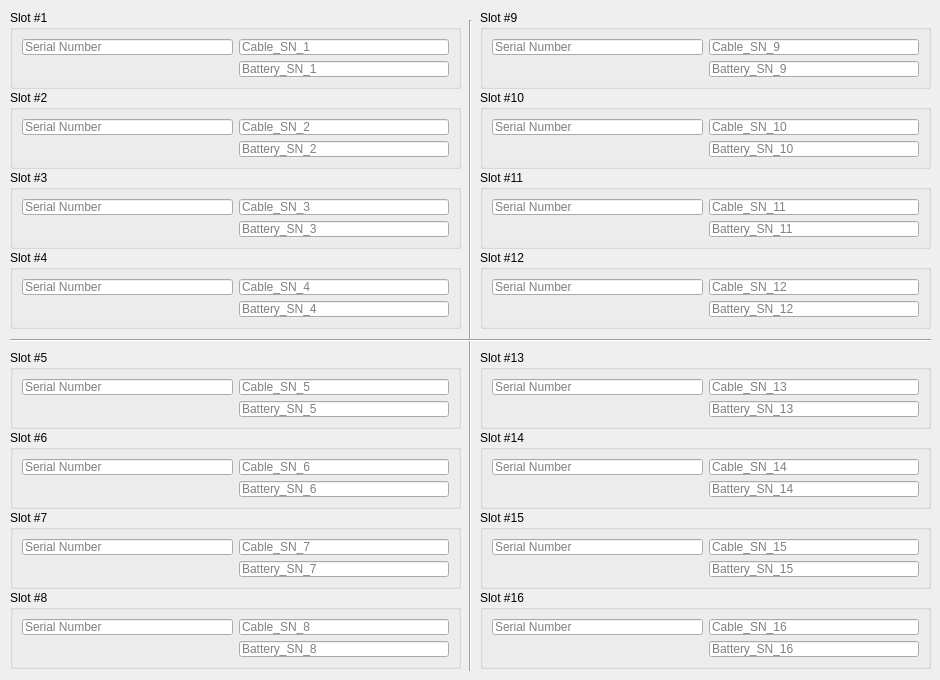
   <widget class="QWidget" name="tab_EB2">
    <attribute name="title">
     <string>Erie #2</string>
    </attribute>
    <widget class="QGroupBox" name="groupBox2_4">
     <property name="geometry">
      <rect>
       <x>10</x>
       <y>250</y>
       <width>451</width>
       <height>79</height>
      </rect>
     </property>
     <property name="sizePolicy">
      <sizepolicy hsizetype="Preferred" vsizetype="Fixed">
       <horstretch>0</horstretch>
       <verstretch>0</verstretch>
      </sizepolicy>
     </property>
     <property name="title">
      <string>Slot #4</string>
     </property>
     <layout class="QGridLayout" name="gridLayout_20">
      <item row="0" column="0">
       <widget class="QLineEdit" name="sn_lineEdit_2_4">
        <property name="maxLength">
         <number>33</number>
        </property>
        <property name="placeholderText">
         <string>Serial Number</string>
        </property>
       </widget>
      </item>
      <item row="0" column="1">
       <widget class="QLineEdit" name="CablelineEdit_2_4">
        <property name="placeholderText">
         <string>Cable_SN_4</string>
        </property>
       </widget>
      </item>
      <item row="1" column="0">
       <widget class="QLabel" name="label_2_4">
        <property name="font">
         <font>
          <pointsize>12</pointsize>
         </font>
        </property>
        <property name="text">
         <string/>
        </property>
       </widget>
      </item>
      <item row="1" column="1">
       <widget class="QLineEdit" name="BatterylineEdit_2_4">
        <property name="placeholderText">
         <string>Battery_SN_4</string>
        </property>
       </widget>
      </item>
     </layout>
    </widget>
    <widget class="QGroupBox" name="groupBox2_16">
     <property name="geometry">
      <rect>
       <x>480</x>
       <y>590</y>
       <width>451</width>
       <height>79</height>
      </rect>
     </property>
     <property name="sizePolicy">
      <sizepolicy hsizetype="Preferred" vsizetype="Fixed">
       <horstretch>0</horstretch>
       <verstretch>0</verstretch>
      </sizepolicy>
     </property>
     <property name="title">
      <string>Slot #16</string>
     </property>
     <layout class="QGridLayout" name="gridLayout_21">
      <item row="0" column="0">
       <widget class="QLineEdit" name="sn_lineEdit_2_16">
        <property name="maxLength">
         <number>33</number>
        </property>
        <property name="placeholderText">
         <string>Serial Number</string>
        </property>
       </widget>
      </item>
      <item row="0" column="1">
       <widget class="QLineEdit" name="CablelineEdit_2_16">
        <property name="placeholderText">
         <string>Cable_SN_16</string>
        </property>
       </widget>
      </item>
      <item row="1" column="0">
       <widget class="QLabel" name="label_2_16">
        <property name="font">
         <font>
          <pointsize>12</pointsize>
         </font>
        </property>
        <property name="text">
         <string/>
        </property>
       </widget>
      </item>
      <item row="1" column="1">
       <widget class="QLineEdit" name="BatterylineEdit_2_16">
        <property name="placeholderText">
         <string>Battery_SN_16</string>
        </property>
       </widget>
      </item>
     </layout>
    </widget>
    <widget class="QGroupBox" name="groupBox2_13">
     <property name="geometry">
      <rect>
       <x>480</x>
       <y>350</y>
       <width>451</width>
       <height>79</height>
      </rect>
     </property>
     <property name="sizePolicy">
      <sizepolicy hsizetype="Preferred" vsizetype="Fixed">
       <horstretch>0</horstretch>
       <verstretch>0</verstretch>
      </sizepolicy>
     </property>
     <property name="title">
      <string>Slot #13</string>
     </property>
     <layout class="QGridLayout" name="gridLayout_22">
      <item row="0" column="0">
       <widget class="QLineEdit" name="sn_lineEdit_2_13">
        <property name="acceptDrops">
         <bool>true</bool>
        </property>
        <property name="text">
         <string/>
        </property>
        <property name="maxLength">
         <number>33</number>
        </property>
        <property name="placeholderText">
         <string>Serial Number</string>
        </property>
       </widget>
      </item>
      <item row="0" column="1">
       <widget class="QLineEdit" name="CablelineEdit_2_13">
        <property name="placeholderText">
         <string>Cable_SN_13</string>
        </property>
       </widget>
      </item>
      <item row="1" column="0">
       <widget class="QLabel" name="label_2_13">
        <property name="font">
         <font>
          <pointsize>12</pointsize>
         </font>
        </property>
        <property name="text">
         <string/>
        </property>
       </widget>
      </item>
      <item row="1" column="1">
       <widget class="QLineEdit" name="BatterylineEdit_2_13">
        <property name="placeholderText">
         <string>Battery_SN_13</string>
        </property>
       </widget>
      </item>
     </layout>
    </widget>
    <widget class="QGroupBox" name="groupBox2_6">
     <property name="geometry">
      <rect>
       <x>10</x>
       <y>430</y>
       <width>451</width>
       <height>79</height>
      </rect>
     </property>
     <property name="sizePolicy">
      <sizepolicy hsizetype="Preferred" vsizetype="Fixed">
       <horstretch>0</horstretch>
       <verstretch>0</verstretch>
      </sizepolicy>
     </property>
     <property name="title">
      <string>Slot #6</string>
     </property>
     <layout class="QGridLayout" name="gridLayout_23">
      <item row="0" column="0">
       <widget class="QLineEdit" name="sn_lineEdit_2_6">
        <property name="maxLength">
         <number>33</number>
        </property>
        <property name="placeholderText">
         <string>Serial Number</string>
        </property>
       </widget>
      </item>
      <item row="0" column="1">
       <widget class="QLineEdit" name="CablelineEdit_2_6">
        <property name="placeholderText">
         <string>Cable_SN_6</string>
        </property>
       </widget>
      </item>
      <item row="1" column="0">
       <widget class="QLabel" name="label_2_6">
        <property name="font">
         <font>
          <pointsize>12</pointsize>
         </font>
        </property>
        <property name="text">
         <string/>
        </property>
       </widget>
      </item>
      <item row="1" column="1">
       <widget class="QLineEdit" name="BatterylineEdit_2_6">
        <property name="placeholderText">
         <string>Battery_SN_6</string>
        </property>
       </widget>
      </item>
     </layout>
    </widget>
    <widget class="QGroupBox" name="groupBox2_15">
     <property name="geometry">
      <rect>
       <x>480</x>
       <y>510</y>
       <width>451</width>
       <height>79</height>
      </rect>
     </property>
     <property name="sizePolicy">
      <sizepolicy hsizetype="Preferred" vsizetype="Fixed">
       <horstretch>0</horstretch>
       <verstretch>0</verstretch>
      </sizepolicy>
     </property>
     <property name="title">
      <string>Slot #15</string>
     </property>
     <layout class="QGridLayout" name="gridLayout_24">
      <item row="0" column="0">
       <widget class="QLineEdit" name="sn_lineEdit_2_15">
        <property name="maxLength">
         <number>33</number>
        </property>
        <property name="placeholderText">
         <string>Serial Number</string>
        </property>
       </widget>
      </item>
      <item row="0" column="1">
       <widget class="QLineEdit" name="CablelineEdit_2_15">
        <property name="placeholderText">
         <string>Cable_SN_15</string>
        </property>
       </widget>
      </item>
      <item row="1" column="0">
       <widget class="QLabel" name="label_2_15">
        <property name="font">
         <font>
          <pointsize>12</pointsize>
         </font>
        </property>
        <property name="text">
         <string/>
        </property>
       </widget>
      </item>
      <item row="1" column="1">
       <widget class="QLineEdit" name="BatterylineEdit_2_15">
        <property name="placeholderText">
         <string>Battery_SN_15</string>
        </property>
       </widget>
      </item>
     </layout>
    </widget>
    <widget class="QGroupBox" name="groupBox2_2">
     <property name="geometry">
      <rect>
       <x>10</x>
       <y>90</y>
       <width>451</width>
       <height>79</height>
      </rect>
     </property>
     <property name="sizePolicy">
      <sizepolicy hsizetype="Preferred" vsizetype="Fixed">
       <horstretch>0</horstretch>
       <verstretch>0</verstretch>
      </sizepolicy>
     </property>
     <property name="title">
      <string>Slot #2</string>
     </property>
     <layout class="QGridLayout" name="gridLayout_25">
      <item row="0" column="0">
       <widget class="QLineEdit" name="sn_lineEdit_2_2">
        <property name="maxLength">
         <number>33</number>
        </property>
        <property name="placeholderText">
         <string>Serial Number</string>
        </property>
       </widget>
      </item>
      <item row="0" column="1">
       <widget class="QLineEdit" name="CablelineEdit_2_2">
        <property name="placeholderText">
         <string>Cable_SN_2</string>
        </property>
       </widget>
      </item>
      <item row="1" column="0">
       <widget class="QLabel" name="label_2_2">
        <property name="font">
         <font>
          <pointsize>12</pointsize>
         </font>
        </property>
        <property name="text">
         <string/>
        </property>
       </widget>
      </item>
      <item row="1" column="1">
       <widget class="QLineEdit" name="BatterylineEdit_2_2">
        <property name="placeholderText">
         <string>Battery_SN_2</string>
        </property>
       </widget>
      </item>
     </layout>
    </widget>
    <widget class="QGroupBox" name="groupBox2_5">
     <property name="geometry">
      <rect>
       <x>10</x>
       <y>350</y>
       <width>451</width>
       <height>79</height>
      </rect>
     </property>
     <property name="sizePolicy">
      <sizepolicy hsizetype="Preferred" vsizetype="Fixed">
       <horstretch>0</horstretch>
       <verstretch>0</verstretch>
      </sizepolicy>
     </property>
     <property name="title">
      <string>Slot #5</string>
     </property>
     <layout class="QGridLayout" name="gridLayout_26">
      <item row="0" column="0">
       <widget class="QLineEdit" name="sn_lineEdit_2_5">
        <property name="acceptDrops">
         <bool>true</bool>
        </property>
        <property name="text">
         <string/>
        </property>
        <property name="maxLength">
         <number>33</number>
        </property>
        <property name="placeholderText">
         <string>Serial Number</string>
        </property>
       </widget>
      </item>
      <item row="0" column="1">
       <widget class="QLineEdit" name="CablelineEdit_2_5">
        <property name="placeholderText">
         <string>Cable_SN_5</string>
        </property>
       </widget>
      </item>
      <item row="1" column="0">
       <widget class="QLabel" name="label_2_5">
        <property name="font">
         <font>
          <pointsize>12</pointsize>
         </font>
        </property>
        <property name="text">
         <string/>
        </property>
       </widget>
      </item>
      <item row="1" column="1">
       <widget class="QLineEdit" name="BatterylineEdit_2_5">
        <property name="placeholderText">
         <string>Battery_SN_5</string>
        </property>
       </widget>
      </item>
     </layout>
    </widget>
    <widget class="QGroupBox" name="groupBox2_9">
     <property name="geometry">
      <rect>
       <x>480</x>
       <y>10</y>
       <width>451</width>
       <height>79</height>
      </rect>
     </property>
     <property name="sizePolicy">
      <sizepolicy hsizetype="Preferred" vsizetype="Fixed">
       <horstretch>0</horstretch>
       <verstretch>0</verstretch>
      </sizepolicy>
     </property>
     <property name="title">
      <string>Slot #9</string>
     </property>
     <layout class="QGridLayout" name="gridLayout_27">
      <item row="0" column="0">
       <widget class="QLineEdit" name="sn_lineEdit_2_9">
        <property name="acceptDrops">
         <bool>true</bool>
        </property>
        <property name="text">
         <string/>
        </property>
        <property name="maxLength">
         <number>33</number>
        </property>
        <property name="placeholderText">
         <string>Serial Number</string>
        </property>
       </widget>
      </item>
      <item row="0" column="1">
       <widget class="QLineEdit" name="CablelineEdit_2_9">
        <property name="placeholderText">
         <string>Cable_SN_9</string>
        </property>
       </widget>
      </item>
      <item row="1" column="0">
       <widget class="QLabel" name="label_2_9">
        <property name="font">
         <font>
          <pointsize>12</pointsize>
         </font>
        </property>
        <property name="text">
         <string/>
        </property>
       </widget>
      </item>
      <item row="1" column="1">
       <widget class="QLineEdit" name="BatterylineEdit_2_9">
        <property name="placeholderText">
         <string>Battery_SN_9</string>
        </property>
       </widget>
      </item>
     </layout>
    </widget>
    <widget class="QGroupBox" name="groupBox2_8">
     <property name="geometry">
      <rect>
       <x>10</x>
       <y>590</y>
       <width>451</width>
       <height>79</height>
      </rect>
     </property>
     <property name="sizePolicy">
      <sizepolicy hsizetype="Preferred" vsizetype="Fixed">
       <horstretch>0</horstretch>
       <verstretch>0</verstretch>
      </sizepolicy>
     </property>
     <property name="title">
      <string>Slot #8</string>
     </property>
     <layout class="QGridLayout" name="gridLayout_28">
      <item row="0" column="0">
       <widget class="QLineEdit" name="sn_lineEdit_2_8">
        <property name="maxLength">
         <number>33</number>
        </property>
        <property name="placeholderText">
         <string>Serial Number</string>
        </property>
       </widget>
      </item>
      <item row="0" column="1">
       <widget class="QLineEdit" name="CablelineEdit_2_8">
        <property name="placeholderText">
         <string>Cable_SN_8</string>
        </property>
       </widget>
      </item>
      <item row="1" column="0">
       <widget class="QLabel" name="label_2_8">
        <property name="font">
         <font>
          <pointsize>12</pointsize>
         </font>
        </property>
        <property name="text">
         <string/>
        </property>
       </widget>
      </item>
      <item row="1" column="1">
       <widget class="QLineEdit" name="BatterylineEdit_2_8">
        <property name="placeholderText">
         <string>Battery_SN_8</string>
        </property>
       </widget>
      </item>
     </layout>
    </widget>
    <widget class="QGroupBox" name="groupBox2_10">
     <property name="geometry">
      <rect>
       <x>480</x>
       <y>90</y>
       <width>451</width>
       <height>79</height>
      </rect>
     </property>
     <property name="sizePolicy">
      <sizepolicy hsizetype="Preferred" vsizetype="Fixed">
       <horstretch>0</horstretch>
       <verstretch>0</verstretch>
      </sizepolicy>
     </property>
     <property name="title">
      <string>Slot #10</string>
     </property>
     <layout class="QGridLayout" name="gridLayout_29">
      <item row="0" column="0">
       <widget class="QLineEdit" name="sn_lineEdit_2_10">
        <property name="maxLength">
         <number>33</number>
        </property>
        <property name="placeholderText">
         <string>Serial Number</string>
        </property>
       </widget>
      </item>
      <item row="0" column="1">
       <widget class="QLineEdit" name="CablelineEdit_2_10">
        <property name="placeholderText">
         <string>Cable_SN_10</string>
        </property>
       </widget>
      </item>
      <item row="1" column="0">
       <widget class="QLabel" name="label_2_10">
        <property name="font">
         <font>
          <pointsize>12</pointsize>
         </font>
        </property>
        <property name="text">
         <string/>
        </property>
       </widget>
      </item>
      <item row="1" column="1">
       <widget class="QLineEdit" name="BatterylineEdit_2_10">
        <property name="placeholderText">
         <string>Battery_SN_10</string>
        </property>
       </widget>
      </item>
     </layout>
    </widget>
    <widget class="QGroupBox" name="groupBox2_1">
     <property name="geometry">
      <rect>
       <x>10</x>
       <y>10</y>
       <width>451</width>
       <height>79</height>
      </rect>
     </property>
     <property name="sizePolicy">
      <sizepolicy hsizetype="Preferred" vsizetype="Fixed">
       <horstretch>0</horstretch>
       <verstretch>0</verstretch>
      </sizepolicy>
     </property>
     <property name="title">
      <string>Slot #1</string>
     </property>
     <layout class="QGridLayout" name="gridLayout_30">
      <item row="0" column="0">
       <widget class="QLineEdit" name="sn_lineEdit_2_1">
        <property name="acceptDrops">
         <bool>true</bool>
        </property>
        <property name="text">
         <string/>
        </property>
        <property name="maxLength">
         <number>33</number>
        </property>
        <property name="placeholderText">
         <string>Serial Number</string>
        </property>
       </widget>
      </item>
      <item row="0" column="1">
       <widget class="QLineEdit" name="CablelineEdit_2_1">
        <property name="placeholderText">
         <string>Cable_SN_1</string>
        </property>
       </widget>
      </item>
      <item row="1" column="0">
       <widget class="QLabel" name="label_2_1">
        <property name="font">
         <font>
          <pointsize>12</pointsize>
         </font>
        </property>
        <property name="text">
         <string/>
        </property>
       </widget>
      </item>
      <item row="1" column="1">
       <widget class="QLineEdit" name="BatterylineEdit_2_1">
        <property name="placeholderText">
         <string>Battery_SN_1</string>
        </property>
       </widget>
      </item>
     </layout>
    </widget>
    <widget class="Line" name="line_4">
     <property name="geometry">
      <rect>
       <x>460</x>
       <y>20</y>
       <width>20</width>
       <height>651</height>
      </rect>
     </property>
     <property name="orientation">
      <enum>Qt::Vertical</enum>
     </property>
    </widget>
    <widget class="Line" name="line_3">
     <property name="geometry">
      <rect>
       <x>10</x>
       <y>330</y>
       <width>921</width>
       <height>20</height>
      </rect>
     </property>
     <property name="orientation">
      <enum>Qt::Horizontal</enum>
     </property>
    </widget>
    <widget class="QGroupBox" name="groupBox2_11">
     <property name="geometry">
      <rect>
       <x>480</x>
       <y>170</y>
       <width>451</width>
       <height>79</height>
      </rect>
     </property>
     <property name="sizePolicy">
      <sizepolicy hsizetype="Preferred" vsizetype="Fixed">
       <horstretch>0</horstretch>
       <verstretch>0</verstretch>
      </sizepolicy>
     </property>
     <property name="title">
      <string>Slot #11</string>
     </property>
     <layout class="QGridLayout" name="gridLayout_31">
      <item row="0" column="0">
       <widget class="QLineEdit" name="sn_lineEdit_2_11">
        <property name="maxLength">
         <number>33</number>
        </property>
        <property name="placeholderText">
         <string>Serial Number</string>
        </property>
       </widget>
      </item>
      <item row="0" column="1">
       <widget class="QLineEdit" name="CablelineEdit_2_11">
        <property name="placeholderText">
         <string>Cable_SN_11</string>
        </property>
       </widget>
      </item>
      <item row="1" column="0">
       <widget class="QLabel" name="label_2_11">
        <property name="font">
         <font>
          <pointsize>12</pointsize>
         </font>
        </property>
        <property name="text">
         <string/>
        </property>
       </widget>
      </item>
      <item row="1" column="1">
       <widget class="QLineEdit" name="BatterylineEdit_2_11">
        <property name="placeholderText">
         <string>Battery_SN_11</string>
        </property>
       </widget>
      </item>
     </layout>
    </widget>
    <widget class="QGroupBox" name="groupBox2_3">
     <property name="geometry">
      <rect>
       <x>10</x>
       <y>170</y>
       <width>451</width>
       <height>79</height>
      </rect>
     </property>
     <property name="sizePolicy">
      <sizepolicy hsizetype="Preferred" vsizetype="Fixed">
       <horstretch>0</horstretch>
       <verstretch>0</verstretch>
      </sizepolicy>
     </property>
     <property name="title">
      <string>Slot #3</string>
     </property>
     <layout class="QGridLayout" name="gridLayout_32">
      <item row="0" column="0">
       <widget class="QLineEdit" name="sn_lineEdit_2_3">
        <property name="maxLength">
         <number>33</number>
        </property>
        <property name="placeholderText">
         <string>Serial Number</string>
        </property>
       </widget>
      </item>
      <item row="0" column="1">
       <widget class="QLineEdit" name="CablelineEdit_2_3">
        <property name="placeholderText">
         <string>Cable_SN_3</string>
        </property>
       </widget>
      </item>
      <item row="1" column="0">
       <widget class="QLabel" name="label_2_3">
        <property name="font">
         <font>
          <pointsize>12</pointsize>
         </font>
        </property>
        <property name="text">
         <string/>
        </property>
       </widget>
      </item>
      <item row="1" column="1">
       <widget class="QLineEdit" name="BatterylineEdit_2_3">
        <property name="placeholderText">
         <string>Battery_SN_3</string>
        </property>
       </widget>
      </item>
     </layout>
    </widget>
    <widget class="QGroupBox" name="groupBox2_7">
     <property name="geometry">
      <rect>
       <x>10</x>
       <y>510</y>
       <width>451</width>
       <height>79</height>
      </rect>
     </property>
     <property name="sizePolicy">
      <sizepolicy hsizetype="Preferred" vsizetype="Fixed">
       <horstretch>0</horstretch>
       <verstretch>0</verstretch>
      </sizepolicy>
     </property>
     <property name="title">
      <string>Slot #7</string>
     </property>
     <layout class="QGridLayout" name="gridLayout_33">
      <item row="0" column="0">
       <widget class="QLineEdit" name="sn_lineEdit_2_7">
        <property name="maxLength">
         <number>33</number>
        </property>
        <property name="placeholderText">
         <string>Serial Number</string>
        </property>
       </widget>
      </item>
      <item row="0" column="1">
       <widget class="QLineEdit" name="CablelineEdit_2_7">
        <property name="placeholderText">
         <string>Cable_SN_7</string>
        </property>
       </widget>
      </item>
      <item row="1" column="0">
       <widget class="QLabel" name="label_2_7">
        <property name="font">
         <font>
          <pointsize>12</pointsize>
         </font>
        </property>
        <property name="text">
         <string/>
        </property>
       </widget>
      </item>
      <item row="1" column="1">
       <widget class="QLineEdit" name="BatterylineEdit_2_7">
        <property name="placeholderText">
         <string>Battery_SN_7</string>
        </property>
       </widget>
      </item>
     </layout>
    </widget>
    <widget class="QGroupBox" name="groupBox2_14">
     <property name="geometry">
      <rect>
       <x>480</x>
       <y>430</y>
       <width>451</width>
       <height>79</height>
      </rect>
     </property>
     <property name="sizePolicy">
      <sizepolicy hsizetype="Preferred" vsizetype="Fixed">
       <horstretch>0</horstretch>
       <verstretch>0</verstretch>
      </sizepolicy>
     </property>
     <property name="title">
      <string>Slot #14</string>
     </property>
     <layout class="QGridLayout" name="gridLayout_34">
      <item row="0" column="0">
       <widget class="QLineEdit" name="sn_lineEdit_2_14">
        <property name="maxLength">
         <number>33</number>
        </property>
        <property name="placeholderText">
         <string>Serial Number</string>
        </property>
       </widget>
      </item>
      <item row="0" column="1">
       <widget class="QLineEdit" name="CablelineEdit_2_14">
        <property name="placeholderText">
         <string>Cable_SN_14</string>
        </property>
       </widget>
      </item>
      <item row="1" column="0">
       <widget class="QLabel" name="label_2_14">
        <property name="font">
         <font>
          <pointsize>12</pointsize>
         </font>
        </property>
        <property name="text">
         <string/>
        </property>
       </widget>
      </item>
      <item row="1" column="1">
       <widget class="QLineEdit" name="BatterylineEdit_2_14">
        <property name="placeholderText">
         <string>Battery_SN_14</string>
        </property>
       </widget>
      </item>
     </layout>
    </widget>
    <widget class="QGroupBox" name="groupBox2_12">
     <property name="geometry">
      <rect>
       <x>480</x>
       <y>250</y>
       <width>451</width>
       <height>79</height>
      </rect>
     </property>
     <property name="sizePolicy">
      <sizepolicy hsizetype="Preferred" vsizetype="Fixed">
       <horstretch>0</horstretch>
       <verstretch>0</verstretch>
      </sizepolicy>
     </property>
     <property name="title">
      <string>Slot #12</string>
     </property>
     <layout class="QGridLayout" name="gridLayout_35">
      <item row="0" column="0">
       <widget class="QLineEdit" name="sn_lineEdit_2_12">
        <property name="maxLength">
         <number>33</number>
        </property>
        <property name="placeholderText">
         <string>Serial Number</string>
        </property>
       </widget>
      </item>
      <item row="0" column="1">
       <widget class="QLineEdit" name="CablelineEdit_2_12">
        <property name="placeholderText">
         <string>Cable_SN_12</string>
        </property>
       </widget>
      </item>
      <item row="1" column="0">
       <widget class="QLabel" name="label_2_12">
        <property name="font">
         <font>
          <pointsize>12</pointsize>
         </font>
        </property>
        <property name="text">
         <string/>
        </property>
       </widget>
      </item>
      <item row="1" column="1">
       <widget class="QLineEdit" name="BatterylineEdit_2_12">
        <property name="placeholderText">
         <string>Battery_SN_12</string>
        </property>
       </widget>
      </item>
     </layout>
    </widget>
   </widget>
